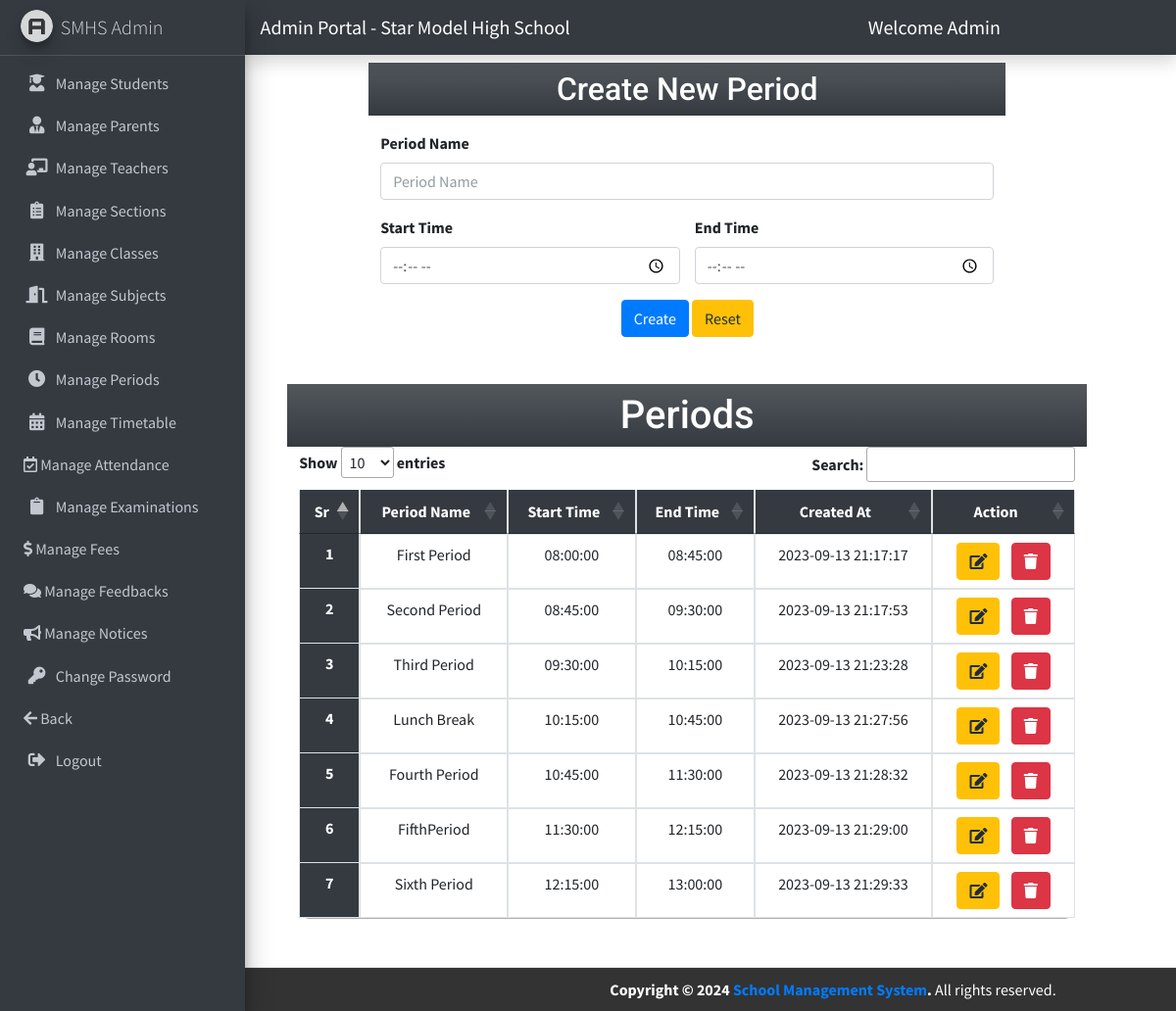
The app's page /admin/index.php?period (signed in) with its own data.
### tables this page shows
CREATE TABLE `period` (
  `period_id` int(11) NOT NULL,
  `period_name` varchar(50) NOT NULL,
  `period_start_time` time NOT NULL,
  `period_end_time` time NOT NULL,
  `created_at` datetime NOT NULL DEFAULT current_timestamp()
);

### admin/period.php (the view, shortened to what this page needs)
        <div class="row col-md-8 mx-auto my-5">
            <h1 class="text-center my-3 bg-dark bg-gradient p-2 my-heading">Create New Period</h1>
            <form method="post" enctype='multipart/form-data'>
                <div class="mb-3">
                    <label for="period_name" class="form-label">Period Name</label>
                    <input type="text" class="form-control" id="period_name" name="period_name" required="" placeholder="Period Name">
                </div>
                <div class="mb-3 row">
                    <div class="col-md-6">
                        <label for="period_start_time" class="form-label">Start Time</label>
                        <input type="time" class="form-control" id="period_start_time" name="period_start_time" required="">
                    </div>
                    <div class="col-md-6">
                        <label for="period_end_time" class="form-label">End Time</label>
                        <input type="time" class="form-control" id="period_end_time" name="period_end_time" required="">
                    </div>
                </div>
                <div class="mt-2 text-center">
                    <button type="submit" class="btn btn-primary" name="create_period" id="create_period">Create</button>
                    <button type="reset" class="btn btn-warning">Reset</button>
                </div>
            </form>
        </div>
<div class="row col-md-10 mx-auto mt-5">
    <h1 class="text-center fs-1 bg-dark bg-gradient p-2 my-heading">Periods</h1>
    <table class="table mb-5 text-center my-table" id="my-dataTable">
        <thead class="table-info">
            <tr>
                <th scope="col">Sr</th>
                <th scope="col">Period Name</th>
                <th scope="col">Start Time</th>
                <th scope="col">End Time</th>
                <th scope="col">Created At</th>
                <th scope="col">Action</th>
            </tr>
        </thead>
        <tbody>
            <?php
            $period_sql = "SELECT * FROM `period`";
            $period_result = $conn->query($period_sql);
            $sno = 1;
            while ($period_row = $period_result->fetch_assoc()) {
            ?>
                <tr>
                    <th scope="row"><?= $sno++ ?></th>
                    <td> <?= $period_row['period_name'] ?> </td>
                    <td> <?= $period_row['period_start_time'] ?> </td>
                    <td> <?= $period_row['period_end_time'] ?> </td>
                    <td> <?= $period_row['created_at'] ?> </td>
                    <td>
                        <a class="btn btn-warning mx-1" href="index.php?edit_period_id=<?= $period_row['period_id'] ?>"><i class="fa fa-edit"></i></a>
                        <a class="btn btn-danger mx-1" href="index.php?delete_period_id=<?= $period_row['period_id'] ?>"><i class="fa fa-trash"></i></a>
                    </td>
                </tr>
            <?php  }  ?>
        </tbody>
    </table>
</div>

### admin/partials/admin_head.php (style rules this page uses)
body { overflow-x: hidden; }
.my-heading { font-family: 'Baloo Paaji 2', cursive; font-family: 'Mulish', sans-serif; font-family: 'Roboto', sans-serif; text-align: center; font-size: 2rem; color: #fff; padding: 20px 0; margin: 0; transition: transform 0.3s ease-in-out; }
.my-table { border-collapse: collapse; border-radius: 10px; width: 100%; }
.my-table th, .my-table td { padding: 10px; text-align: center; border: 1px solid #dee2e6; }
.my-table th { background-color: #343a40; color: white; font-weight: bold; }
.my-table tbody tr:nth-child(odd) { background-color: #f2f2f2; }
.my-table th { border-top: none; }
.my-table tbody tr td { transition: box-shadow 0.3s ease; }

### records on screen
period: period_name "First Period", period_start_time "08:00:00", period_end_time "08:45:00", created_at "2023-09-13 21:17:17"
period: period_name "Second Period", period_start_time "08:45:00", period_end_time "09:30:00", created_at "2023-09-13 21:17:53"
period: period_name "Third Period", period_start_time "09:30:00", period_end_time "10:15:00", created_at "2023-09-13 21:23:28"
period: period_name "Lunch Break", period_start_time "10:15:00", period_end_time "10:45:00", created_at "2023-09-13 21:27:56"
period: period_name "Fourth Period", period_start_time "10:45:00", period_end_time "11:30:00", created_at "2023-09-13 21:28:32"
period: period_name "FifthPeriod", period_start_time "11:30:00", period_end_time "12:15:00", created_at "2023-09-13 21:29:00"
period: period_name "Sixth Period", period_start_time "12:15:00", period_end_time "13:00:00", created_at "2023-09-13 21:29:33"

### other values on screen
$admin_name "Admin"
